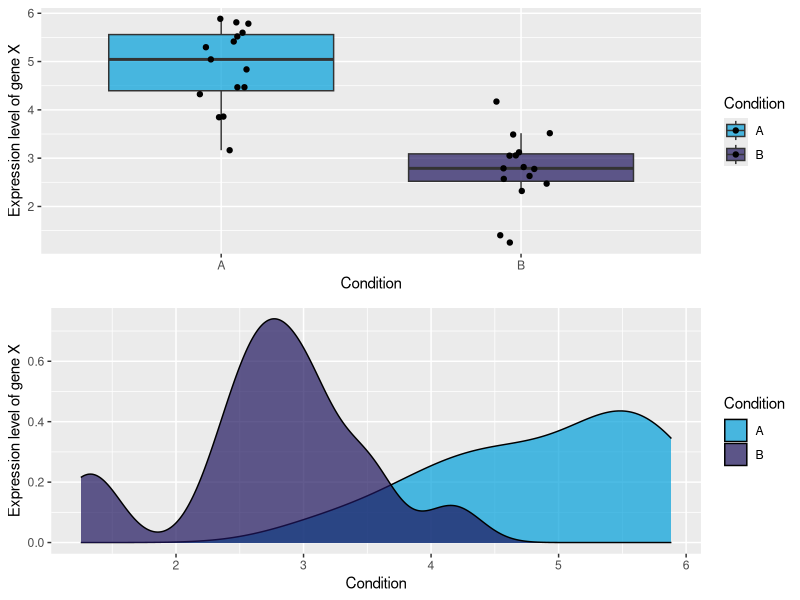
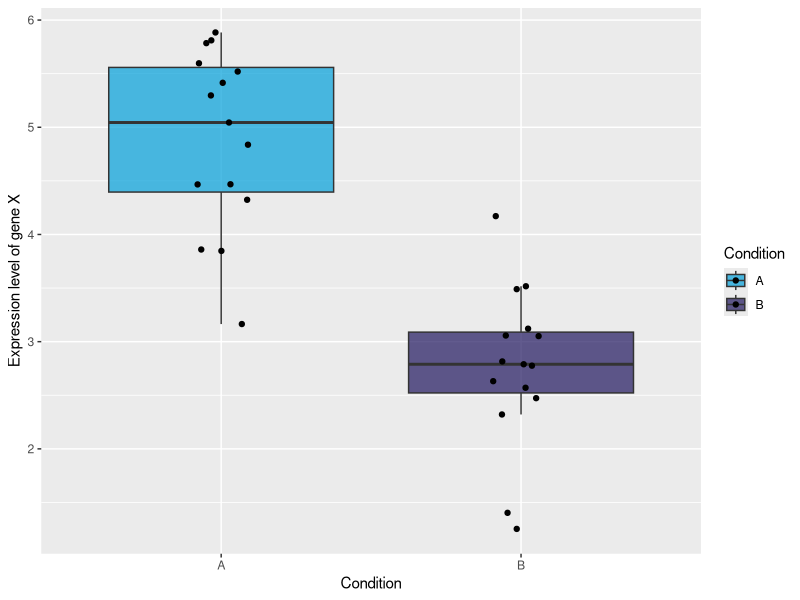
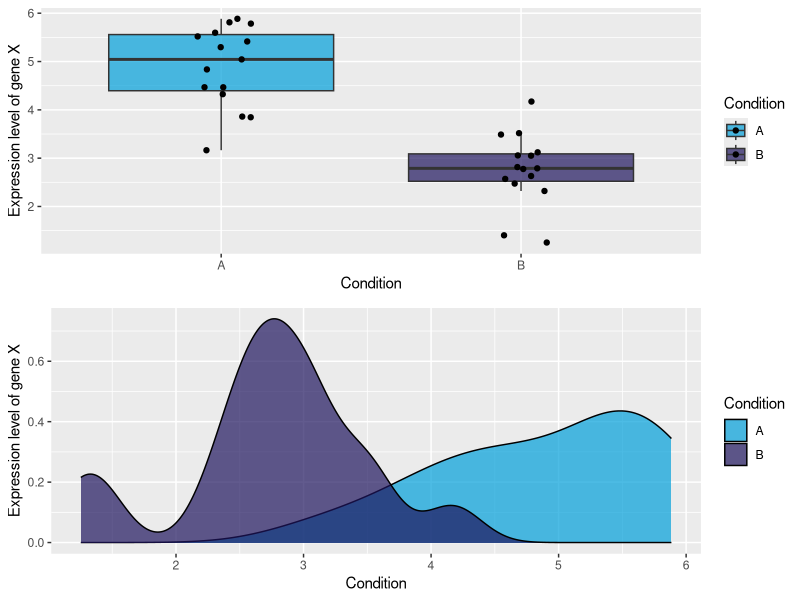

The R source for these figures, in order:
library(ggplot2)
library(dplyr)
library(gridExtra)

A <- rnorm(15,mean = 5, sd = 1)
B <- rnorm(15, mean=3, sd=1)
my_pal <- c(rgb(0,159,218,maxColorValue = 255),
            rgb(31,20,93,maxColorValue = 255))
            
p1 <- data.frame(A,B) %>% 
  tidyr::gather() %>% 
  ggplot(aes(x=key,y=value,fill=key)) + geom_boxplot(alpha=0.7,outlier.shape = NA) + geom_jitter(width=0.1) + scale_fill_manual(name="Condition",values=my_pal) + xlab("Condition") + ylab("Expression level of gene X")
ggsave(p1, file="media/de_boxplot.png")
p2 <- data.frame(A,B) %>% 
  tidyr::gather() %>% 
  ggplot(aes(x=value,fill=key)) + geom_density(alpha=0.7) + scale_fill_manual(name="Condition",values=my_pal) + xlab("Condition") + ylab("Expression level of gene X")
grid.arrange(p1,p2)

ggsave(grid.arrange(p1,p2), file="media/de_explained.png")
